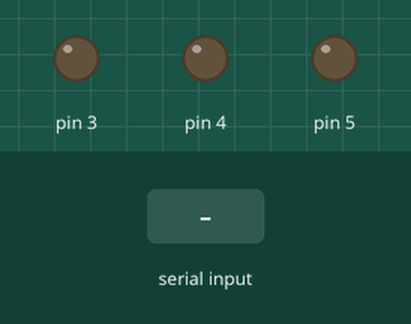
Recording of a sketch running on a simulated Arduino Uno, built with avr-gcc and run on an emulated ATmega328P. Shown: output pins drawn as LEDs (lit = HIGH). Inputs (shaded band) come from the test bench.

Above: at 1.2 s.
1.3 s: "l" received over Serial
At 2.4 s:
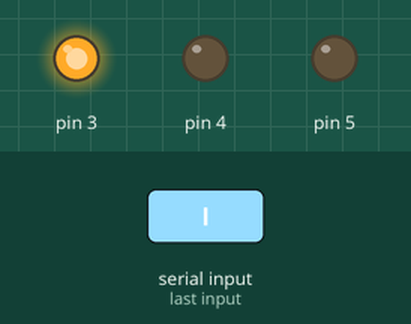
2.8 s: "c" received over Serial
At 3.5 s:
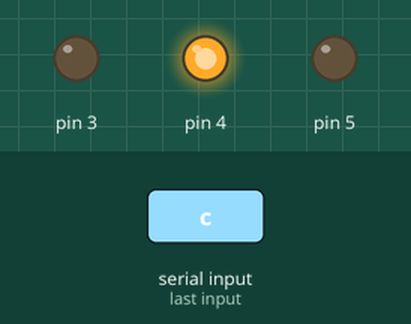
4.3 s: "r" received over Serial
At 4.6 s:
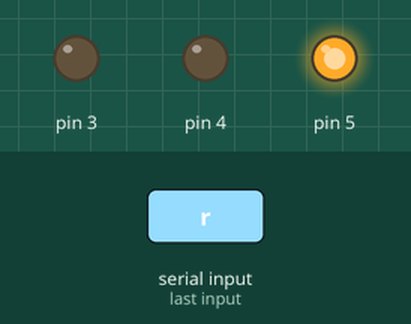
5.8 s: "n" received over Serial
At 7.0 s:
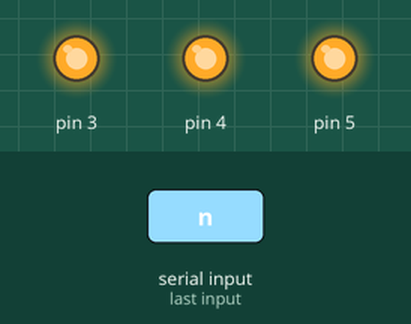
7.3 s: "o" received over Serial
At 8.1 s:
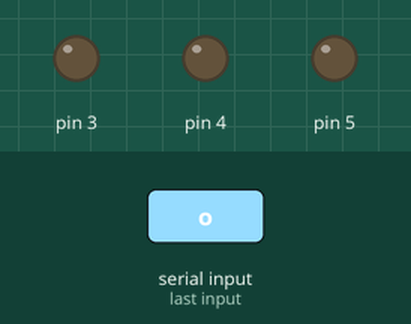
Timing chart, 0 to 9.8 s (numbered marks = the images above; inputs shaded):
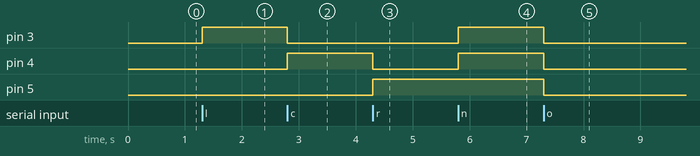

Measured:
- after the input at 1.3 s, pin 3: LOW → HIGH at once
- after the input at 2.8 s, pin 3: HIGH → LOW at once; pin 4: LOW → HIGH at once
- after the input at 4.3 s, pin 4: HIGH → LOW at once; pin 5: LOW → HIGH at once
- after the input at 5.8 s, pin 3, pin 4: LOW → HIGH at once
- after the input at 7.3 s, pin 3–5: HIGH → LOW at once

The sketch:

face_led.ino
```cpp
char INBYTE;

void setup() {
  Serial.begin(9600);
  pinMode(3, OUTPUT);
  pinMode(4, OUTPUT);
  pinMode(5, OUTPUT);
}

void loop() {
  INBYTE = Serial.read();        // read next available byte
  if( INBYTE == 'l' ) //LEFT LED
  {        digitalWrite(3, HIGH);
         digitalWrite(4, LOW);
         digitalWrite(5, LOW);
 }
 if( INBYTE == 'c' ) //CENTER LED
{ digitalWrite(3, LOW);
digitalWrite(4, HIGH);
         digitalWrite(5, LOW);
 }
  if( INBYTE == 'r' ) //RIGHT LED
{ digitalWrite(3, LOW);
digitalWrite(4, LOW);
         digitalWrite(5, HIGH);
 }
  if( INBYTE == 'o' ) //OFF
{ digitalWrite(3, LOW);
digitalWrite(4, LOW);
         digitalWrite(5, LOW);
 }
 if( INBYTE == 'n' ) //ON
{ digitalWrite(3, HIGH);
digitalWrite(4, HIGH);
         digitalWrite(5, HIGH);
 }
}
```
